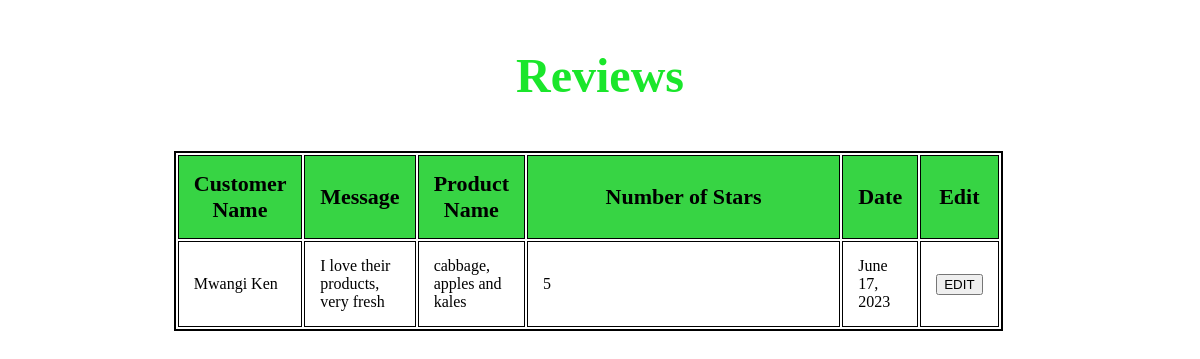
Page /review/review/1/ on the committed database.
### review/models.py (models this page shows, shortened)
class Review(models.Model):
    customer_name = models.CharField(max_length=16)
    message = models.CharField(max_length=300)
    product_name = models.CharField(max_length=120)
    number_of_stars = models.PositiveIntegerField()
    date = models.DateField()

### review/views.py (the view)
# urls.py: path("review/<int:id>/", review_details, name="review_details_view"),
def review_details(request, id):
    review = Review.objects.get(id=id)
    return render(request, "review/review_details.html", {"review": review})

### template/review/review_details.html (shortened to what this page needs)
<!DOCTYPE html>
<html lang="en">
<head>
    {%load static%}
    <link rel="stylesheet" href="{% static 'css/products_detail.css' %}">
</head>
<body>
    <h3>Reviews</h3>
    <table class="table">
        <th>Customer Name</th>
        <th>Message</th>
        <th>Product Name</th>
        <th class="detail">Number of Stars</th>
        <th>Date</th>
        <th>Edit</th>
        <tr>
            <td>{{review.customer_name}}</td>
            <td>{{review.message}}</td>
            <td>{{review.product_name}}</td>
            <td>{{review.number_of_stars}}</td>
            <td>{{review.date}}</td>
            <td><a href="{%url 'edit_reviews_view' id=review.id %}"><button> EDIT</button></a></td>
        </tr>
    </table>
</body>
</html>

### inventory/static/css/products_detail.css (style rules this page uses)
h3 { color: rgb(26, 230, 43); font-size: 3em; text-align: center; }
th , td { border: 1px ; border: solid 1px; }
table { width: 70%; }
td { height: 50px; }
th,td { padding: 15px; text-align: left; }
th { background-color: rgb(55, 212, 68); text-align: center; font-size: 22px; }
.table { border: solid 2px; margin-left: 14%; }
.detail { width: 600px; }

### rows in the picture
Review: customer_name "Mwangi Ken", message "I love their products, very fresh", product_name "cabbage, apples and kales", number_of_stars "5", date "June 17, 2023"
